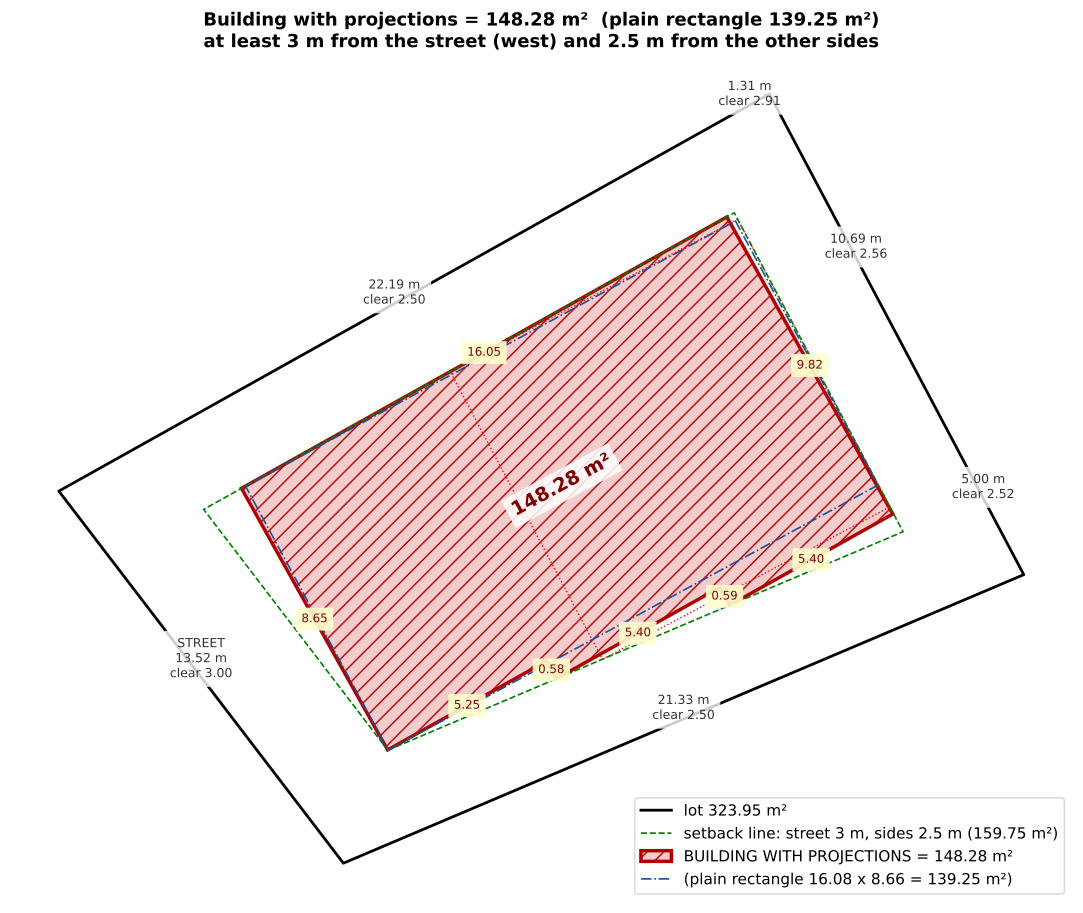

Here is the Python script that generated this plot:
"""Largest RECTANGULAR building inside the SITE2.dxf lot with setbacks: STREET_SETBACK = 3 m from the street
(west side, 13.52 m) and SIDE_SETBACK = 2.5 m from the other three sides.

  - setback line = intersection of the lot with every side moved inwards by its setback
  - the largest rectangle (max area) inside the setback line: for every orientation (0.5 deg)
    and width (0.1 m) a linear programme gives the largest depth, then refined to
    0.05 deg / 0.01 m; sides rounded down to the centimetre
  - the largest square inside the setback line is found by linear programming for every
    orientation (0.1 deg steps): maximise side s over centre (cx, cy) with all four corners
    inside every (convex) setback edge
  - also drawn: the full setback outline (a building following the lot shape)
Outputs: site2_building.dxf (site coordinates, for overlay), site2_building.pdf
"""
import numpy as np
import ezdxf
from ezdxf import path as zpath
from shapely.geometry import Polygon, Point, box
from shapely.geometry.polygon import orient
from scipy.optimize import linprog
import matplotlib; matplotlib.use("Agg")
import matplotlib.pyplot as plt

STREET_SETBACK, SIDE_SETBACK = 3.0, 2.5
SETBACK = SIDE_SETBACK
msp_in = ezdxf.readfile("SITE2.dxf").modelspace()
lot = next(Polygon([(v.x, v.y) for v in zpath.make_path(e).flattening(0.005)])
           for e in msp_in.query('LWPOLYLINE[layer=="0"]') if e.closed and e.dxf.color == 11)
lot = orient(lot, 1.0)
lc = list(lot.exterior.coords)


def is_street(p, q):          # the west side: the 13.52 m edge whose midpoint is furthest west
    return abs(np.hypot(q[0] - p[0], q[1] - p[1]) - 13.518) < 0.05


inner = lot
for p, q in zip(lc, lc[1:]):
    p, q = np.array(p), np.array(q)
    e = q - p; n = np.array([-e[1], e[0]]) / np.linalg.norm(e)                # inward normal (CCW)
    d = STREET_SETBACK if is_street(p, q) else SIDE_SETBACK
    big = 1000 * e / np.linalg.norm(e)
    a0, a1 = p + n * d - big, q + n * d + big
    inner = inner.intersection(Polygon([tuple(a0), tuple(a1), tuple(a1 + n * 1000), tuple(a0 + n * 1000)]))
inner = orient(inner.simplify(0.001), 1.0)
assert abs(inner.convex_hull.area - inner.area) < 1e-6, "setback outline must be convex"
V = np.array(inner.exterior.coords)[:-1]
edges = [(V[k], V[(k + 1) % len(V)]) for k in range(len(V))]
ox, oy = V.mean(0)


def best_square(theta):
    u = np.array([np.cos(theta), np.sin(theta)]); v = np.array([-u[1], u[0]])
    corners = [(+.5, +.5), (+.5, -.5), (-.5, +.5), (-.5, -.5)]
    A, b = [], []
    for p, q in edges:
        e = q - p; n = np.array([-e[1], e[0]]); n /= np.linalg.norm(n)       # inward normal (CCW)
        for a_, b_ in corners:
            k = n @ (a_ * u + b_ * v)
            # n.(c + s*k_vec - p) >= 0  ->  -n.c - s*k <= -n.p
            A.append([-n[0], -n[1], -k]); b.append(-(n @ (p - [ox, oy])))
    r = linprog([0, 0, -1], A_ub=A, b_ub=b, bounds=[(None, None), (None, None), (0, None)])
    return (r.x[2], r.x[0] + ox, r.x[1] + oy, u, v) if r.success else (0, 0, 0, u, v)


def best_rect(theta, w):
    """largest h for a w x h rectangle (w along theta) inside the setback outline."""
    u = np.array([np.cos(theta), np.sin(theta)]); v = np.array([-u[1], u[0]])
    A, b = [], []
    for p, q in edges:
        e = q - p; n = np.array([-e[1], e[0]]); n /= np.linalg.norm(n)
        for a_, b_ in [(+.5, +.5), (+.5, -.5), (-.5, +.5), (-.5, -.5)]:
            # n.(c + a_*w*u + b_*h*v - p) >= 0
            A.append([-n[0], -n[1], -b_ * (n @ v)]); b.append(-(n @ (p - [ox, oy])) + a_ * w * (n @ u))
    r = linprog([0, 0, -1], A_ub=A, b_ub=b, bounds=[(None, None), (None, None), (0, None)])
    return (r.x[2], r.x[0] + ox, r.x[1] + oy) if r.success else (0, 0, 0)


best = (0,)
for a in np.arange(0, 180, 0.5):
    th = np.radians(a)
    for w in np.arange(4, 20, 0.1):
        h, rx, ry = best_rect(th, w)
        if w * h > best[0]:
            best = (w * h, w, h, rx, ry, th)
# refine around the best orientation / width
a0, w0 = np.degrees(best[5]), best[1]
for a in np.arange(a0 - 0.6, a0 + 0.6, 0.05):
    th = np.radians(a)
    for w in np.arange(w0 - 0.2, w0 + 0.2, 0.01):
        h, rx, ry = best_rect(th, w)
        if w * h > best[0]:
            best = (w * h, w, h, rx, ry, th)
_, rw, rh, rx, ry, rth = best
rw, rh = np.floor(rw * 100) / 100, np.floor(rh * 100) / 100
ru = np.array([np.cos(rth), np.sin(rth)]); rv = np.array([-ru[1], ru[0]])
rect = [np.array([rx, ry]) + a_ * rw * ru + b_ * rh * rv for a_, b_ in [(-.5, -.5), (.5, -.5), (.5, .5), (-.5, .5)]]
rect_poly = Polygon(rect)
assert inner.buffer(1e-6).contains(rect_poly)

# ---- building with projections: K parts side by side along the long axis, each part as deep
# as the setback outline allows over its whole width (stepped / orthogonal outline)
from shapely.geometry import LineString as _LS
from shapely import affinity
PROJ_PARTS, PROJ_MIN_W = 3, 2.0


def plan(theta_deg, K, WMIN, step=0.05):
    P = affinity.rotate(inner, -theta_deg, origin=(0, 0))
    x0, y0, x1, y1 = P.bounds
    us = np.arange(x0, x1 + 1e-9, step)
    ch = []
    for u in us:
        g = P.intersection(_LS([(u, y0 - 1), (u, y1 + 1)]))
        if g.is_empty or g.length == 0: ch.append(None)
        else:
            b = g.bounds; ch.append((b[1], b[3]))
    n = len(us)
    def area(i, j):
        if ch[i] is None or ch[j] is None: return -1, None
        lo = max(ch[i][0], ch[j][0]); hi = min(ch[i][1], ch[j][1])
        return ((us[j] - us[i]) * (hi - lo), (lo, hi)) if hi > lo else (-1, None)
    mw = int(round(WMIN / step))
    NEG = -1e9
    f = np.full((K + 1, n), NEG); arg = {}
    for j in range(n):
        for i in range(0, j - mw + 1):
            a, _ = area(i, j)
            if a > f[1][j]: f[1][j] = a; arg[(1, j)] = i
    for k in range(2, K + 1):
        for j in range(n):
            best = NEG; bi = None
            for i in range(0, j - mw + 1):
                if f[k - 1][i] <= NEG / 2: continue
                a, iv = area(i, j)
                if a < 0: continue
                v = f[k - 1][i] + a
                if v > best: best = v; bi = i
            f[k][j] = best; arg[(k, j)] = bi
    k = K; j = int(np.argmax(f[K])); total = f[K][j]
    strips = []
    while k >= 1:
        i = arg[(k, j)]; a, iv = area(i, j); strips.append((us[i], us[j], iv)); j = i; k -= 1
    return total, strips[::-1]



# align with the long north-west lot side so that face is one straight wall (steps only on the
# south-east face, where the lot widens)
nw = max(zip(lc, lc[1:]), key=lambda pq: np.hypot(pq[1][0] - pq[0][0], pq[1][1] - pq[0][1]))
proj_theta = np.degrees(np.arctan2(nw[1][1] - nw[0][1], nw[1][0] - nw[0][0])) % 180
proj_area, strips = plan(proj_theta, PROJ_PARTS, PROJ_MIN_W, 0.05)
from shapely.ops import unary_union as _uu
proj_poly = _uu([box(u0, lo, u1, hi) for u0, u1, (lo, hi) in strips]).simplify(0.001)
proj_poly = affinity.rotate(proj_poly, proj_theta, origin=(0, 0))
assert inner.buffer(1e-6).contains(proj_poly)
proj_parts = [(u1 - u0, hi - lo) for u0, u1, (lo, hi) in strips]

cands = [best_square(np.radians(a)) for a in np.arange(0, 90, 0.1)]
s, cx, cy, u, v = max(cands, key=lambda t: t[0])
s = np.floor(s * 100) / 100                     # round the side down to the centimetre
sq = [np.array([cx, cy]) + s * (a_ * u + b_ * v) for a_, b_ in [(-.5, -.5), (.5, -.5), (.5, .5), (-.5, .5)]]
square = Polygon(sq)
assert inner.buffer(1e-6).contains(square)
ang = np.degrees(np.arctan2(u[1], u[0]))
# clearance of the square to every lot side
lot_c = list(lot.exterior.coords)
clear = []
for p, q in zip(lot_c, lot_c[1:]):
    from shapely.geometry import LineString
    clear.append((LineString([p, q]).length, LineString([p, q]).distance(proj_poly)))

doc = ezdxf.new("R2018", setup=True); doc.units = ezdxf.units.M
msp = doc.modelspace()
for name, col, lt in (("LOT", 7, "CONTINUOUS"), ("SETBACK-LINE", 3, "DASHED"), ("BUILDING-SQUARE", 1, "CONTINUOUS"),
                      ("BUILDING-SQUARE-HATCH", 1, "CONTINUOUS"), ("BUILDING-SETBACK-SHAPE", 5, "CONTINUOUS"), ("BUILDING-RECTANGLE", 6, "CONTINUOUS"), ("BUILDING-WITH-PROJECTIONS", 1, "CONTINUOUS"),
                      ("DIM-TEXT", 2, "CONTINUOUS")):
    doc.layers.add(name, color=col, linetype=lt)
msp.add_lwpolyline(list(lot.exterior.coords)[:-1], close=True, dxfattribs={"layer": "LOT"})
msp.add_lwpolyline([tuple(p) for p in V], close=True, dxfattribs={"layer": "SETBACK-LINE"})
msp.add_lwpolyline([tuple(p) for p in V], close=True, dxfattribs={"layer": "BUILDING-SETBACK-SHAPE"})
msp.add_lwpolyline([tuple(p) for p in sq], close=True, dxfattribs={"layer": "BUILDING-SQUARE"})
msp.add_lwpolyline([tuple(p) for p in rect], close=True, dxfattribs={"layer": "BUILDING-RECTANGLE"})
pp = list(proj_poly.exterior.coords)[:-1]
msp.add_lwpolyline(pp, close=True, dxfattribs={"layer": "BUILDING-WITH-PROJECTIONS"})
hp = msp.add_hatch(color=1, dxfattribs={"layer": "BUILDING-WITH-PROJECTIONS"})
hp.set_pattern_fill("ANSI31", scale=0.1); hp.paths.add_polyline_path(pp, is_closed=True)
for p, q in zip(pp, pp[1:] + pp[:1]):
    p, q = np.array(p), np.array(q); m3 = (p + q) / 2; L3 = np.linalg.norm(q - p)
    ea = np.degrees(np.arctan2(q[1] - p[1], q[0] - p[0])); ea = ea if -90 < ea <= 90 else ea - 180
    msp.add_text(f"{L3:.2f}", height=0.25, rotation=ea, dxfattribs={"layer": "DIM-TEXT"}
                 ).set_placement(tuple(m3), align=ezdxf.enums.TextEntityAlignment.MIDDLE_CENTER)
pc = proj_poly.representative_point()
msp.add_mtext(f"BUILDING WITH PROJECTIONS\\PAREA = {proj_poly.area:.2f} m²", dxfattribs={"layer": "DIM-TEXT", "char_height": 0.45,
              "rotation": proj_theta}).set_location((pc.x, pc.y), attachment_point=5)
hr = msp.add_hatch(color=5, dxfattribs={"layer": "BUILDING-RECTANGLE"})
hr.set_pattern_fill("ANSI31", scale=0.1); hr.paths.add_polyline_path([tuple(p) for p in rect], is_closed=True)
rang_ = np.degrees(rth); rrot_ = rang_ if -90 < rang_ <= 90 else rang_ - 180
msp.add_mtext(f"(option) RECTANGLE {rw:.2f} x {rh:.2f} m\\PAREA = {rw * rh:.2f} m²",
              dxfattribs={"layer": "DIM-TEXT", "char_height": 0.45, "rotation": rrot_}).set_location((rx, ry), attachment_point=5)
for p, q in zip(rect, rect[1:] + rect[:1]):
    m2 = (p + q) / 2; ea = np.degrees(np.arctan2(q[1] - p[1], q[0] - p[0])); ea = ea if -90 < ea <= 90 else ea - 180
    msp.add_text(f"{np.linalg.norm(q - p):.2f}", height=0.3, rotation=ea, dxfattribs={"layer": "DIM-TEXT"}
                 ).set_placement(tuple(m2), align=ezdxf.enums.TextEntityAlignment.MIDDLE_CENTER)

rot = ang if -90 < ang <= 90 else ang - 180

for (p, q) in edges:
    mid = (p + q) / 2
    msp.add_text(f"{np.linalg.norm(q - p):.2f}", height=0.3, dxfattribs={"layer": "DIM-TEXT"}).set_placement(tuple(mid))
msp.add_mtext(f"LOT {lot.area:.2f} m²  |  BUILDING WITH PROJECTIONS {proj_poly.area:.2f} m²  |  rectangle {rw:.2f} x {rh:.2f} = {rw * rh:.2f} m²  |  setback outline {inner.area:.2f} m²",
              dxfattribs={"layer": "DIM-TEXT", "char_height": 0.5}).set_location((lot.bounds[0], lot.bounds[3] + 2), attachment_point=7)
doc.saveas("site2_building.dxf")

fig, ax = plt.subplots(figsize=(14, 11))
ax.plot(*lot.exterior.xy, color="black", lw=2, label=f"lot {lot.area:.2f} m²")
ax.plot(*inner.exterior.xy, color="green", lw=1.2, ls="--",
        label=f"setback line: street 3 m, sides 2.5 m ({inner.area:.2f} m²)")
ax.fill(*proj_poly.exterior.xy, fc="#f4cccc", ec="#b00000", lw=2.5, hatch="//",
        label=f"BUILDING WITH PROJECTIONS = {proj_poly.area:.2f} m²")
ax.plot(*rect_poly.exterior.xy, color="#1f4e9c", lw=1.2, ls="-.",
        label=f"(plain rectangle {rw:.2f} x {rh:.2f} = {rw * rh:.2f} m²)")
ppc = list(proj_poly.exterior.coords)
for p, q in zip(ppc, ppc[1:]):
    ax.text((p[0] + q[0]) / 2, (p[1] + q[1]) / 2, f"{np.hypot(q[0] - p[0], q[1] - p[1]):.2f}", fontsize=8.5,
            color="#7f0000", ha="center", va="center", bbox=dict(fc="#ffffcc", ec="none", alpha=.9))
rang = np.degrees(rth); rrot = rang if -90 < rang <= 90 else rang - 180
ax.text(rx, ry, f"{proj_poly.area:.2f} m²", ha="center", va="center", fontsize=14,
        weight="bold", rotation=rrot, color="#7f0000", bbox=dict(fc="white", ec="none", alpha=.85))
ic = inner.centroid

ax.fill(*square.exterior.xy, fc="none", ec="red", lw=1, ls=":", label=None)
for (L_, d_), (p, q) in zip(clear, zip(lot_c, lot_c[1:])):
    m_ = ((p[0] + q[0]) / 2, (p[1] + q[1]) / 2)
    tag = "STREET\n" if abs(L_ - 13.518) < 0.05 else ""
    ax.text(*m_, f"{tag}{L_:.2f} m\nclear {d_:.2f}", fontsize=9, ha="center", color="#333333",
            bbox=dict(fc="white", ec="none", alpha=.8))

ax.set_aspect("equal"); ax.axis("off"); ax.legend(loc="lower right", fontsize=11)
ax.text(*lot.centroid.coords[0], "", fontsize=1)
ax.set_title(f"Building with projections = {proj_poly.area:.2f} m²  (plain rectangle {rw * rh:.2f} m²)\n"
             "at least 3 m from the street (west) and 2.5 m from the other sides", fontsize=13, weight="bold")
fig.savefig("site2_building.pdf", bbox_inches="tight")
print(f"lot={lot.area:.2f} setback={inner.area:.2f} square side={s:.2f} area={s*s:.2f} angle={ang:.1f} rect={rw:.2f}x{rh:.2f}={rw*rh:.2f} rect_angle={np.degrees(rth):.1f}")
rcl = [(round(LineString([p, q]).length, 2), round(LineString([p, q]).distance(rect_poly), 2)) for p, q in zip(lot_c, lot_c[1:])]
print("rectangle clearances", rcl)
print("projections", proj_theta, [tuple(round(v, 2) for v in p) for p in proj_parts], round(proj_poly.area, 2)); print("building clearances", [(round(L_, 2), round(d_, 2)) for L_, d_ in clear])
